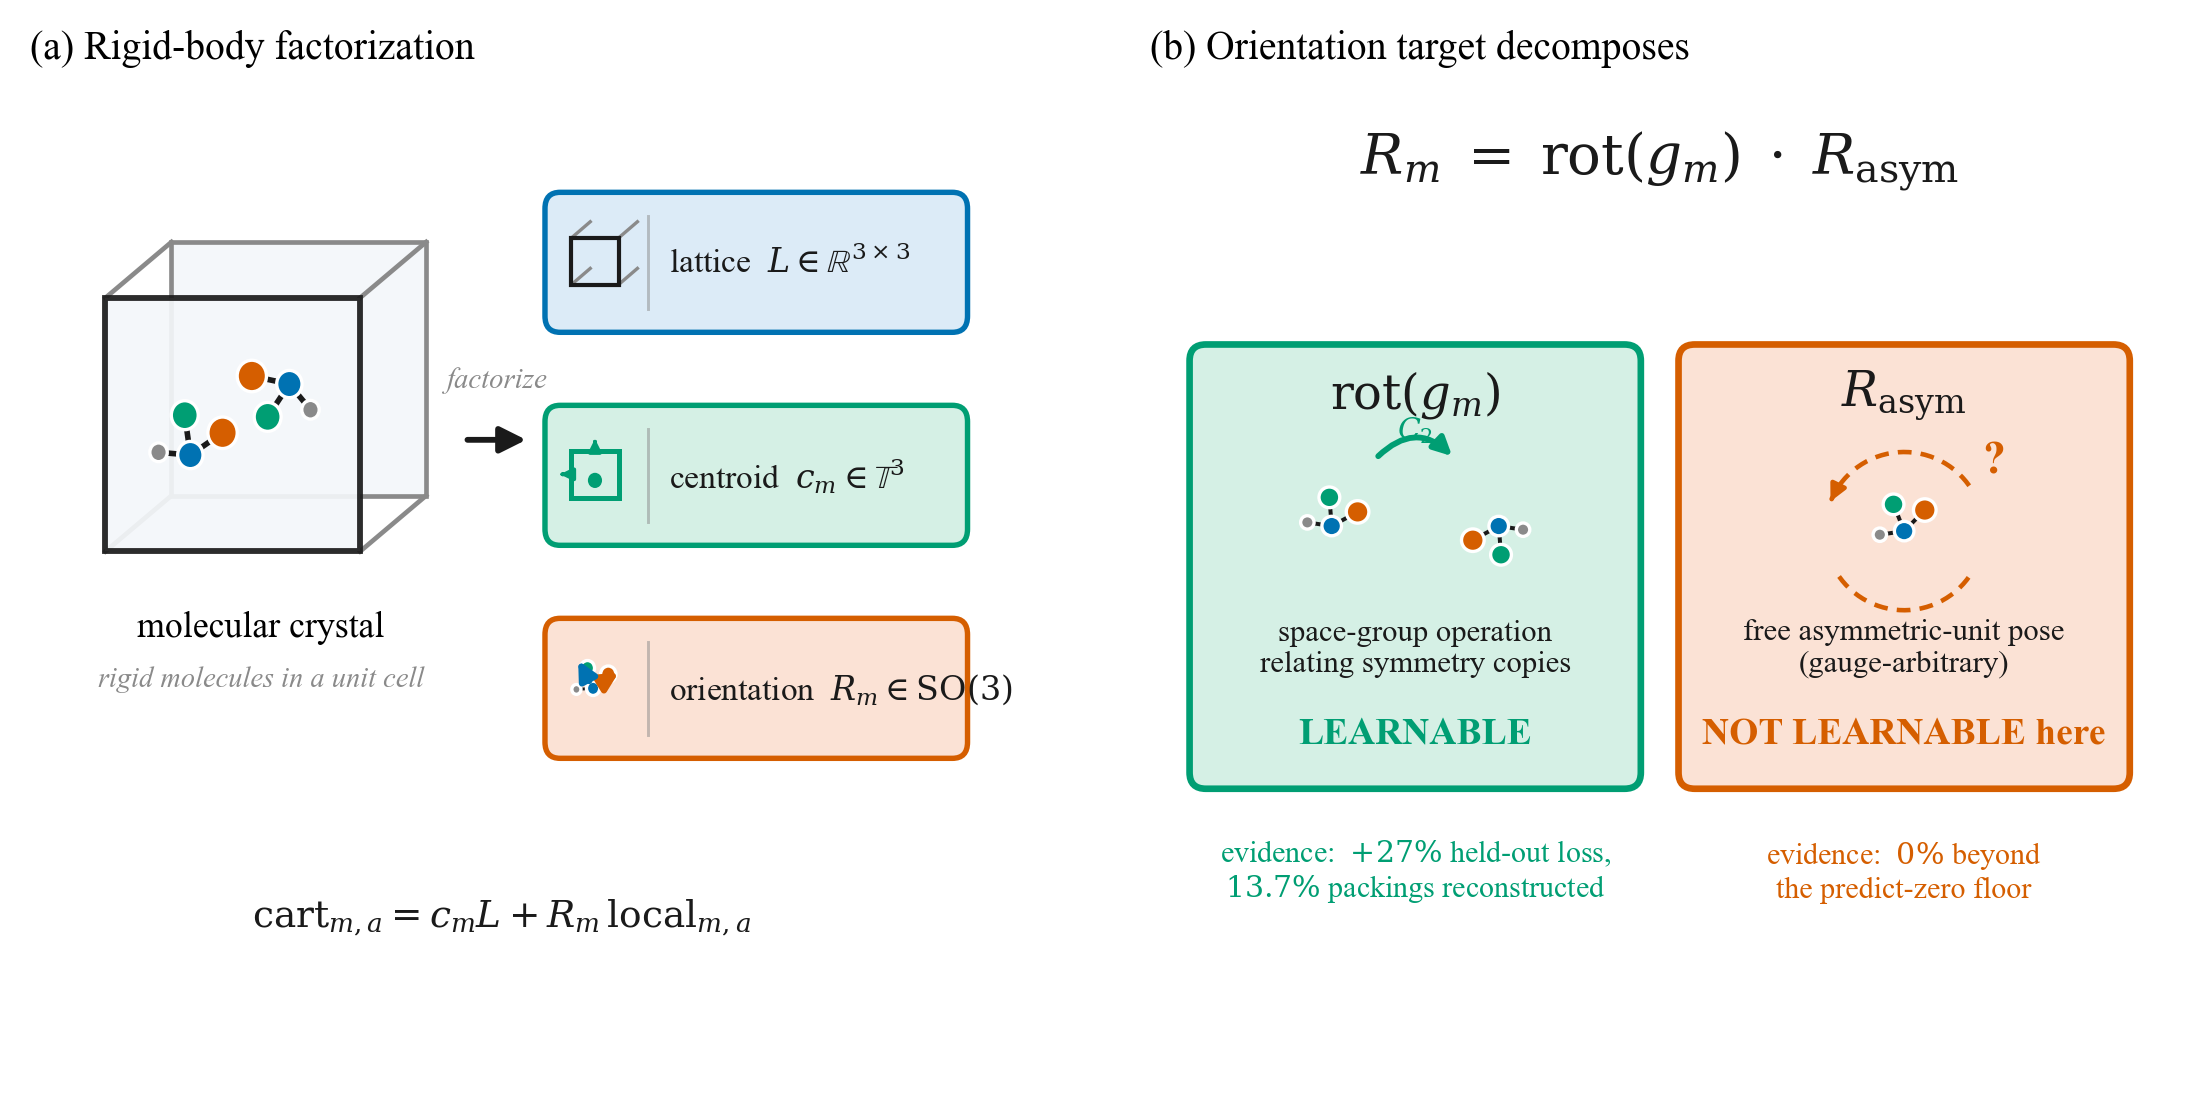

Write the Python code that produced this figure.
"""Figure 1: rigid-body factorization and the orientation decomposition.

A *visual* schematic (real molecule glyphs, a pseudo-3D unit cell, an SO(3)
orientation frame, and a symmetry-copy rotation), with every element placed on
an explicit non-overlapping grid.

Panel (a): a molecular crystal (unit cell + oriented rigid molecules) is
factorized onto lattice x T^3 x SO(3) -- a lattice L, a fractional centroid
c_m per molecule, and a body-frame orientation R_m, reconstructed by
cart = c_m L + R_m local.

Panel (b): the per-molecule orientation target factors as
R_m = rot(g_m) . R_asym into a space-group-determined relative rotation between
symmetry copies (learnable) and the gauge-free asymmetric-unit pose (not
learnable here), with the paper's evidence attached to each branch.

Renders fig1_schematic.pdf / .png (vector + 300 dpi raster). Exact LaTeX math
via mathtext; Okabe-Ito colorblind-safe palette.
Run from repo root: python paper/figures/fig1_schematic.py
"""
import numpy as np
import matplotlib
matplotlib.use("Agg")
import matplotlib.pyplot as plt
from matplotlib.patches import (
    FancyBboxPatch, FancyArrowPatch, Circle, Rectangle, Polygon)

# --- Okabe-Ito (colorblind-safe) + soft fills --------------------------------
OK = {
    "blue": "#0072B2", "orange": "#E69F00", "green": "#009E73",
    "verm": "#D55E00", "grey": "#8A8A8A", "ink": "#1A1A1A",
    "lblue": "#DCEBF7", "lgreen": "#D5F0E5", "lred": "#FBE2D5",
    "lgrey": "#ECECEC", "cellface": "#F4F7FA",
}
plt.rcParams.update({
    "font.family": "serif",
    "font.serif": ["Times New Roman", "DejaVu Serif"],
    "font.size": 9, "mathtext.fontset": "dejavuserif",
    "figure.dpi": 150, "savefig.dpi": 300, "savefig.bbox": "tight",
})

# atom palette (by role, so orientation is unambiguous)
ATOM = {"C": (OK["blue"], 0.16), "O": (OK["verm"], 0.185),
        "N": (OK["green"], 0.17), "H": (OK["grey"], 0.11)}
# an asymmetric rigid body template (local frame); asymmetry makes pose visible
BODY = [(0.00, 0.00, "C"), (0.95, 0.18, "O"),
        (0.22, 0.92, "N"), (-0.72, 0.36, "H")]
BONDS = [(0, 1), (0, 2), (0, 3)]


def _rot(pts, deg):
    a = np.deg2rad(deg)
    R = np.array([[np.cos(a), -np.sin(a)], [np.sin(a), np.cos(a)]])
    return pts @ R.T


def molecule(ax, cx, cy, deg, s=0.5, z=5, alpha=1.0):
    """Draw the rigid body centered at (cx, cy), rotated by `deg`, scaled `s`."""
    xy = _rot(np.array([(x, y) for x, y, _ in BODY]) * s, deg) + (cx, cy)
    for i, j in BONDS:
        ax.plot([xy[i, 0], xy[j, 0]], [xy[i, 1], xy[j, 1]],
                color=OK["ink"], lw=1.6 * s / 0.5, solid_capstyle="round",
                zorder=z, alpha=alpha)
    for (x, y, el), (px, py) in zip(BODY, xy):
        col, r = ATOM[el]
        ax.add_patch(Circle((px, py), r * s / 0.5, fc=col, ec="white",
                            lw=0.8, zorder=z + 1, alpha=alpha))


def frame(ax, cx, cy, deg, L=0.95, z=8):
    """Two orthogonal body axes (an SO(3) orientation frame)."""
    for d, col in ((0, OK["verm"]), (90, OK["blue"])):
        v = _rot(np.array([[L, 0.0]]), deg + d)[0]
        ax.add_patch(FancyArrowPatch(
            (cx, cy), (cx + v[0], cy + v[1]), arrowstyle="-|>",
            mutation_scale=9, lw=1.5, color=col, zorder=z))


def cell(ax, x, y, w, h, dx=0.7, dy=0.55, lw=1.4, z=3, face=True):
    """Pseudo-3D unit-cell parallelepiped; front bottom-left at (x, y)."""
    F = np.array([[x, y], [x + w, y], [x + w, y + h], [x, y + h]])
    B = F + (dx, dy)
    if face:
        ax.add_patch(Polygon(B, closed=True, fc=OK["cellface"], ec=OK["grey"],
                            lw=lw * 0.8, zorder=z - 1))
    for f, b in zip(F, B):                       # connecting edges
        ax.plot([f[0], b[0]], [f[1], b[1]], color=OK["grey"], lw=lw * 0.8,
                zorder=z)
    if face:
        ax.add_patch(Polygon(F, closed=True, fc=OK["cellface"], ec=OK["ink"],
                            lw=lw, zorder=z + 1, alpha=0.92))
    else:
        ax.add_patch(Polygon(F, closed=True, fill=False, ec=OK["ink"],
                            lw=lw, zorder=z + 1))


fig, (axA, axB) = plt.subplots(
    1, 2, figsize=(7.4, 3.8), gridspec_kw={"width_ratios": [1.0, 1.08]})
for ax in (axA, axB):
    ax.set_xlim(0, 10); ax.set_ylim(0, 10); ax.axis("off")


def box(ax, x, y, w, h, fc, ec, lw=1.3, z=2):
    ax.add_patch(FancyBboxPatch(
        (x - w / 2, y - h / 2), w, h,
        boxstyle="round,pad=0.04,rounding_size=0.16",
        fc=fc, ec=ec, lw=lw, zorder=z))


# =====================================================================
# (a) rigid-body factorization
# =====================================================================
axA.set_title("(a) Rigid-body factorization", fontsize=9.5, loc="left", pad=4)

# molecular crystal: unit cell holding two oriented rigid molecules
cell(axA, 0.8, 5.3, 2.7, 2.5)
molecule(axA, 1.7, 6.25, 22, s=0.42, z=6)
molecule(axA, 2.75, 6.95, 158, s=0.42, z=6)
axA.text(2.45, 4.55, "molecular crystal", ha="center", va="center", fontsize=8.6)
axA.text(2.45, 4.05, "rigid molecules in a unit cell", ha="center",
         va="center", fontsize=6.8, style="italic", color=OK["grey"])

# factorize arrow
axA.add_patch(FancyArrowPatch((4.55, 6.4), (5.35, 6.4), arrowstyle="-|>",
                              mutation_scale=13, lw=1.4, color=OK["ink"], zorder=4))
axA.text(4.95, 6.92, "factorize", ha="center", fontsize=6.9, style="italic",
         color=OK["grey"])

# three manifold tokens: flatter, wider boxes with the icon in a left gutter
# and the exact label pushed right so they never overlap.
TX, TW, TH = 7.7, 4.4, 1.3
def token(y, fc, ec, label):
    box(axA, TX, y, TW, TH, fc, ec, lw=1.3)
    axA.plot([6.55, 6.55], [y - 0.46, y + 0.46], color=OK["grey"], lw=0.7,
             alpha=0.5, zorder=3)                      # icon | text divider
    axA.text(6.78, y, label, ha="left", va="center", fontsize=8.0, color=OK["ink"])

token(8.15, OK["lblue"], OK["blue"], "lattice  $L\\in\\mathbb{R}^{3\\times3}$")
cell(axA, 5.74, 7.93, 0.5, 0.46, dx=0.2, dy=0.16, lw=1.0, z=6, face=False)

token(6.05, OK["lgreen"], OK["green"], "centroid  $c_m\\in\\mathbb{T}^3$")
axA.add_patch(Rectangle((5.74, 5.83), 0.5, 0.46, fill=False, ec=OK["green"],
                        lw=1.2, zorder=6))
axA.add_patch(Circle((5.99, 6.0), 0.075, fc=OK["green"], ec="none", zorder=7))
for (sx, sy, ex, ey) in [(5.74, 6.06, 5.62, 6.06), (5.99, 6.29, 5.99, 6.41)]:
    axA.add_patch(FancyArrowPatch((sx, sy), (ex, ey), arrowstyle="-|>",
                                  mutation_scale=6, lw=0.9, color=OK["green"],
                                  zorder=7))  # periodic wrap hints

token(3.95, OK["lred"], OK["verm"], "orientation  $R_m\\in\\mathrm{SO}(3)$")
molecule(axA, 5.97, 3.95, 30, s=0.22, z=6)
frame(axA, 5.97, 3.95, 30, L=0.40, z=8)

# reconstruction equation
axA.text(5.0, 1.7, "$\\mathrm{cart}_{m,a}=c_mL+R_m\\,\\mathrm{local}_{m,a}$",
         ha="center", va="center", fontsize=9.0, color=OK["ink"])

# =====================================================================
# (b) orientation target decomposes
# =====================================================================
axB.set_title("(b) Orientation target decomposes", fontsize=9.5, loc="left", pad=4)
axB.text(5.0, 9.15, "$R_m \\;=\\; \\mathrm{rot}(g_m)\\;\\cdot\\;R_{\\mathrm{asym}}$",
         ha="center", va="center", fontsize=13.5, color=OK["ink"])

# ---- LEFT: rot(g_m) learnable (two symmetry copies related by a rotation) ----
box(axB, 2.6, 5.15, 4.35, 4.3, OK["lgreen"], OK["green"], lw=1.6)
axB.text(2.6, 6.85, "$\\mathrm{rot}(g_m)$", ha="center", va="center",
         fontsize=11.5, color=OK["ink"])
molecule(axB, 1.78, 5.55, 18, s=0.30, z=6)
molecule(axB, 3.42, 5.55, 198, s=0.30, z=6)
axB.add_patch(FancyArrowPatch((2.18, 6.18), (3.02, 6.18), arrowstyle="-|>",
                              mutation_scale=9, lw=1.4, color=OK["green"],
                              connectionstyle="arc3,rad=-0.55", zorder=7))
axB.text(2.6, 6.5, "$C_2$", ha="center", va="center", fontsize=7.2,
         color=OK["green"])
axB.text(2.6, 4.35, "space-group operation\nrelating symmetry copies",
         ha="center", va="center", fontsize=7.4, color=OK["ink"])
axB.text(2.6, 3.5, "LEARNABLE", ha="center", va="center", fontsize=9,
         color=OK["green"], weight="bold")

# ---- RIGHT: R_asym free (one molecule, free orientation) --------------------
box(axB, 7.4, 5.15, 4.35, 4.3, OK["lred"], OK["verm"], lw=1.6)
axB.text(7.4, 6.85, "$R_{\\mathrm{asym}}$", ha="center", va="center",
         fontsize=11.5, color=OK["ink"])
molecule(axB, 7.4, 5.5, 35, s=0.30, z=6)
for a0, a1 in [(35, 150), (215, 330)]:            # free-rotation arcs
    th = np.linspace(np.deg2rad(a0), np.deg2rad(a1), 30)
    axB.plot(7.4 + 0.78 * np.cos(th), 5.5 + 0.78 * np.sin(th), color=OK["verm"],
             lw=1.1, ls=(0, (3, 2)), zorder=7)
axB.add_patch(FancyArrowPatch((7.4 + 0.78 * np.cos(np.deg2rad(150)),
                               5.5 + 0.78 * np.sin(np.deg2rad(150))),
                              (7.4 + 0.78 * np.cos(np.deg2rad(158)),
                               5.5 + 0.78 * np.sin(np.deg2rad(158))),
                              arrowstyle="-|>", mutation_scale=8, lw=1.1,
                              color=OK["verm"], zorder=7))
axB.text(8.28, 6.18, "?", ha="center", va="center", fontsize=11,
         color=OK["verm"], weight="bold")
axB.text(7.4, 4.35, "free asymmetric-unit pose\n(gauge-arbitrary)",
         ha="center", va="center", fontsize=7.4, color=OK["ink"])
axB.text(7.4, 3.5, "NOT LEARNABLE here", ha="center", va="center", fontsize=9,
         color=OK["verm"], weight="bold")

# evidence strip (below the two boxes)
axB.text(2.6, 2.15, "evidence:  $+27\\%$ held-out loss,\n"
         "$13.7\\%$ packings reconstructed", ha="center", va="center",
         fontsize=7.2, color=OK["green"])
axB.text(7.4, 2.15, "evidence:  $0\\%$ beyond\nthe predict-zero floor",
         ha="center", va="center", fontsize=7.2, color=OK["verm"])

fig.tight_layout(w_pad=2.0)
fig.savefig("paper/figures/fig1_schematic.pdf")
fig.savefig("paper/figures/fig1_schematic.png", dpi=300)
print("wrote fig1_schematic.pdf / .png")
